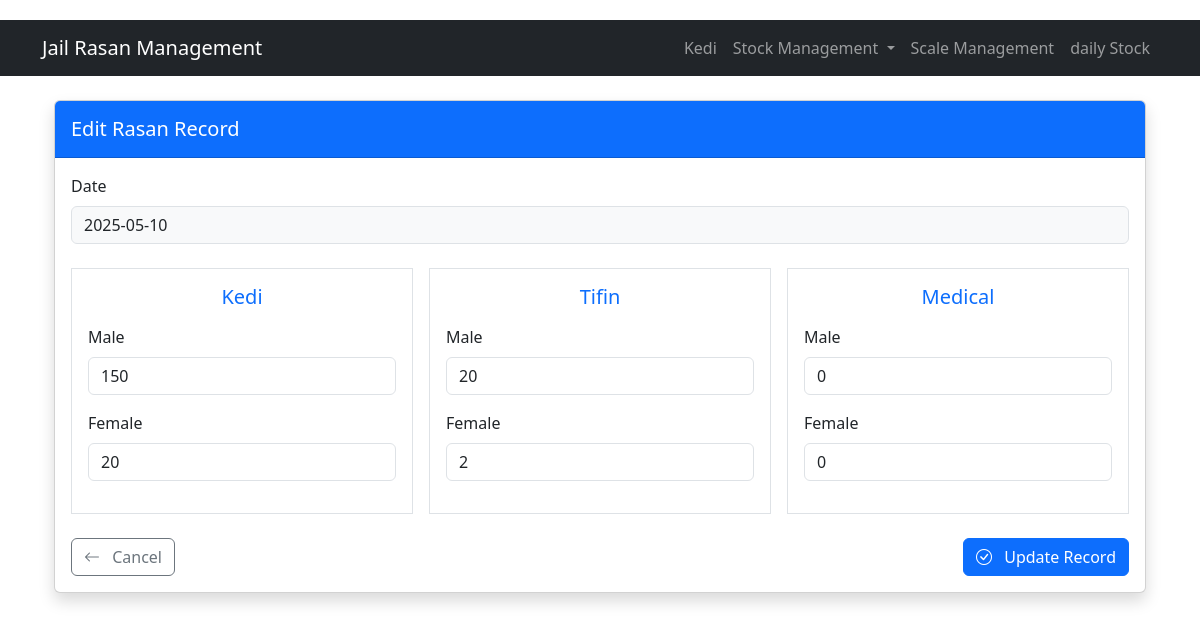
/kedi/edit/1, run on an earlier commit of the app's database.
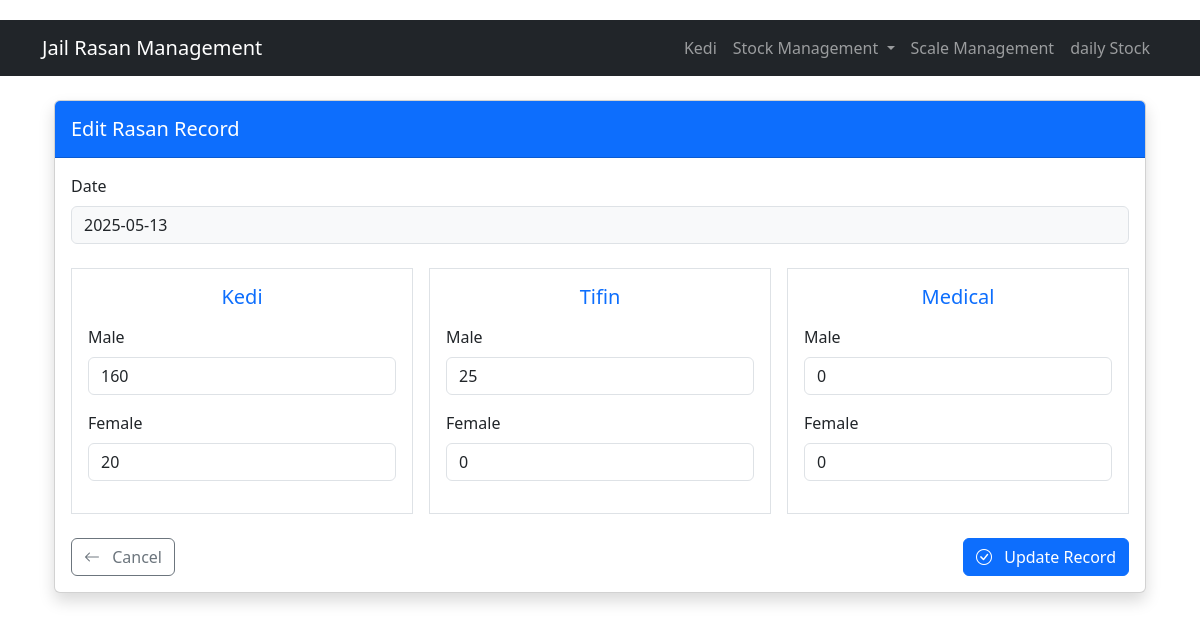
And on a later commit of the database.
### models.py (models this page shows, shortened)
class RasanRecord(db.Model):
    id = db.Column(db.Integer, primary_key=True)
    date = db.Column(db.Date, nullable=False, unique=True)
    kedi_m = db.Column(db.Integer, nullable=False, default=0)
    kedi_f = db.Column(db.Integer, nullable=False, default=0)
    tifin_m = db.Column(db.Integer, nullable=False, default=0)
    tifin_f = db.Column(db.Integer, nullable=False, default=0)
    medical_m = db.Column(db.Integer, nullable=False, default=0)
    medical_f = db.Column(db.Integer, nullable=False, default=0)

### app.py (the view, shortened to what this page needs)
@app.route('/kedi/edit/<int:id>', methods=['GET', 'POST'])
def edit_kedi(id):
    record = RasanRecord.query.get_or_404(id)
    return render_template('kedi/edit.html', record=record)

### templates/kedi/edit.html (shortened to what this page needs)
{% extends "base.html" %}
{% block content %}
<div class="container mt-4">
    <div class="card shadow">
        <div class="card-header bg-primary text-white py-3">
            <h2 class="h5 mb-0">Edit Rasan Record</h2>
        </div>
        <div class="card-body">
            <form method="POST" class="needs-validation" novalidate>
                <div class="mb-4">
                    <label class="form-label">Date</label>
                    <input type="text" class="form-control bg-light" value="{{ record.date.strftime('%Y-%m-%d') }}" readonly>
                </div>
                <div class="row g-3 mb-4">
                    <div class="col-md-4">
                        <div class="border p-3 h-100">
                            <h5 class="text-center mb-3 text-primary">Kedi</h5>
                            <div class="mb-3">
                                <label for="kedi_m" class="form-label">Male</label>
                                <input type="number" class="form-control" id="kedi_m" name="kedi_m"
                                       value="{{ record.kedi_m }}" min="0" required>
                            </div>
                            <div class="mb-3">
                                <label for="kedi_f" class="form-label">Female</label>
                                <input type="number" class="form-control" id="kedi_f" name="kedi_f"
                                       value="{{ record.kedi_f }}" min="0" required>
                            </div>
                        </div>
                    </div>
                    <div class="col-md-4">
                        <div class="border p-3 h-100">
                            <h5 class="text-center mb-3 text-primary">Tifin</h5>
                            <div class="mb-3">
                                <label for="tifin_m" class="form-label">Male</label>
                                <input type="number" class="form-control" id="tifin_m" name="tifin_m"
                                       value="{{ record.tifin_m }}" min="0" required>
                            </div>
                            <div class="mb-3">
                                <label for="tifin_f" class="form-label">Female</label>
                                <input type="number" class="form-control" id="tifin_f" name="tifin_f"
                                       value="{{ record.tifin_f }}" min="0" required>
                            </div>
                        </div>
                    </div>
                    <div class="col-md-4">
                        <div class="border p-3 h-100">
                            <h5 class="text-center mb-3 text-primary">Medical</h5>
                            <div class="mb-3">
                                <label for="medical_m" class="form-label">Male</label>
                                <input type="number" class="form-control" id="medical_m" name="medical_m"
                                       value="{{ record.medical_m }}" min="0" required>
                            </div>
                            <div class="mb-3">
                                <label for="medical_f" class="form-label">Female</label>
                                <input type="number" class="form-control" id="medical_f" name="medical_f"
                                       value="{{ record.medical_f }}" min="0" required>
                            </div>
                        </div>
                    </div>
                </div>
                <div class="d-flex justify-content-between mt-4">
                    <a href="{{ url_for('index') }}" class="btn btn-outline-secondary">
                        <i class="bi bi-arrow-left me-2"></i> Cancel
                    </a>
                    <button type="submit" class="btn btn-primary">
                        <i class="bi bi-check-circle me-2"></i> Update Record
                    </button>
                </div>
            </form>
        </div>
    </div>
</div>
{% endblock %}

What changed in the data, as far as the page shows it:
changed RasanRecord: date "2025-05-10" → "2025-05-13"; kedi_m "150" → "160"; tifin_m "20" → "25"; tifin_f "2" → "0"
